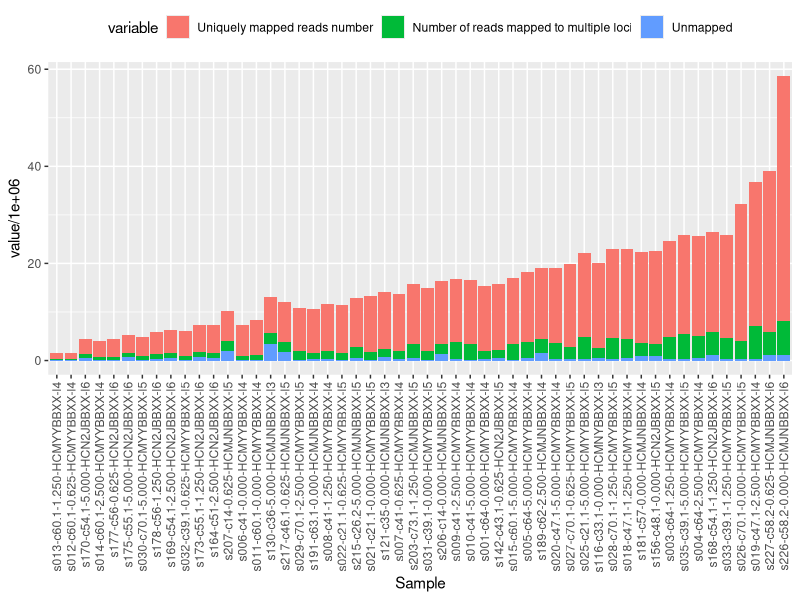

The R script that drew this image:
## ---- chunk 1
knitr::opts_chunk$set(echo = TRUE)
require(ggplot2)
require(reshape2)
## ---- chunk 2
log_output=read.delim("../data/star_output.tsv", check.names = F, stringsAsFactors = F)
log_output_real=log_output[ ! grepl( "undetermined" , log_output$Sample ), ]
log_output_real$Unmapped=log_output_real[, 'Number of input reads'] - ( log_output_real[, 'Uniquely mapped reads number'] + log_output_real[, 'Number of reads mapped to multiple loci'] ) 

melt_log=melt( log_output_real,  id.vars = "Sample", measure.vars = c('Uniquely mapped reads number', 'Number of reads mapped to multiple loci', 'Unmapped' ) )

melt_log$Sample=factor(melt_log$Sample, log_output_real$Sample[order(log_output_real$`Uniquely mapped reads number`,decreasing=F)]  )

ggplot(melt_log, aes(Sample, value/1e6, fill=variable)) + geom_bar(stat="identity") + theme(axis.text.x = element_text(angle = 90, vjust = 0.5, hjust=1), legend.position="top") 
